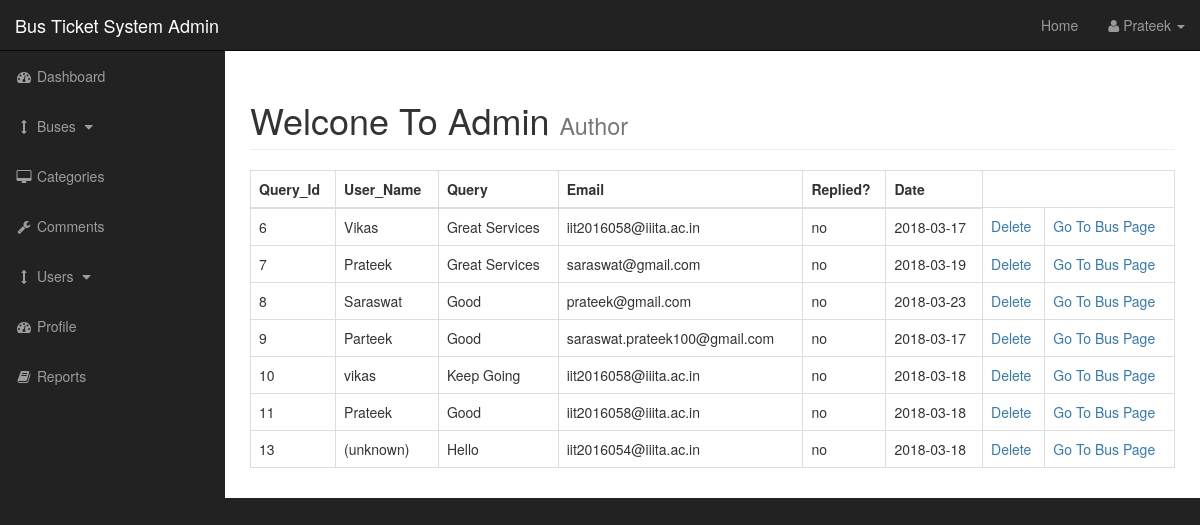
Screenshot of /admin/query.php (signed in) with the database file from the repository.
### tables this page shows
CREATE TABLE `query` (
  `query_id` int(3) NOT NULL,
  `query_bus_id` int(3) NOT NULL,
  `query_user` varchar(255) NOT NULL,
  `query_email` varchar(255) NOT NULL,
  `query_date` date NOT NULL,
  `query_content` text NOT NULL,
  `query_replied` varchar(255) NOT NULL
);

### admin/query.php (the view, shortened to what this page needs)
<?php include"includes/admin_header.php"; ?>
    <div id="wrapper">
        <?php include"includes/admin_navigation.php"; ?>
        <div id="page-wrapper">
            <div class="container-fluid">
                <div class="row">
                    <div class="col-lg-12">
                        <h1 class="page-header">
                            Welcone To Admin
                            <small>Author</small>
                        </h1>
                        <?php
                        if (isset($_GET['source'])) {
                            $source = $_GET['source'];
                        }
                        else {
                            $source = "";
                        }
                        switch ($source) {
                            default: ?>
                                <table class="table table-bordered table-hover">
                                <thead>
                                    <tr>
                                        <th>Query_Id</th>
                                        <th>User_Name</th>
                                        <th>Query</th>
                                        <th>Email</th>
                                        <th>Replied?</th>
                                        <th>Date</th>
                                    </tr>
                                </thead>
                                <tbody>
                                    <?php
                                        $query = "SELECT *  FROM  query";
                                        $select_posts = mysqli_query($connection,$query);
                                        while($row = mysqli_fetch_assoc($select_posts)) {
                                            $query_id = $row['query_id'];
                                            $query_bus_id = $row['query_bus_id'];
                                            $query_user = $row['query_user'];
                                            $query_email = $row['query_email'];
                                            $query_date = $row['query_date'];
                                            $query_content = $row['query_content'];
                                            $query_replied = $row['query_replied'];
                                     ?>
                                    <tr>
                                        <td><?php echo $query_id ?></td>
                                        <td><?php echo $query_user ?></td>
                                        <td><?php echo $query_content ?></td>
                                        <td><?php echo $query_email ?></td>
                                        <td><?php echo $query_replied ?></td>
                                        <td><?php echo $query_date ?></td>
                                        <?php echo "<td><a href='query.php?delete=$query_id'>Delete</a></td>"; ?>
                                        <?php echo "<td><a href='../bus_info.php?bus_id=$query_bus_id'>Go To Bus Page</a></td>"; ?>
                                    </tr>
                                    <?php } ?>
                                </tbody>
                                </table><?php
                                break;
                        }
                        ?>
                    </div>
                </div>
            </div>
        </div>
<?php include"includes/admin_footer.php"; ?>

### admin/css/sb-admin.css (style rules this page uses)
body { margin-top: 100px; background-color: #222; }
@media (min-width:768px) { body { margin-top: 50px; } }
#wrapper { padding-left: 0; }
#page-wrapper { width: 100%; padding: 0; background-color: #fff; }
@media (min-width:768px) { #wrapper { padding-left: 225px; } }
@media (min-width:768px) { #page-wrapper { padding: 10px; } }

### rows the page displays
query: query_id "6", query_user "Vikas", query_content "Great Services", query_email "iit2016058@iiita.ac.in", query_replied "no", query_date "2018-03-17"
query: query_id "7", query_user "Prateek", query_content "Great Services", query_email "saraswat@gmail.com", query_replied "no", query_date "2018-03-19"
query: query_id "8", query_user "Saraswat", query_content "Good", query_email "prateek@gmail.com", query_replied "no", query_date "2018-03-23"
query: query_id "9", query_user "Parteek", query_content "Good", query_email "saraswat.prateek100@gmail.com", query_replied "no", query_date "2018-03-17"
query: query_id "10", query_user "vikas", query_content "Keep Going", query_email "iit2016058@iiita.ac.in", query_replied "no", query_date "2018-03-18"
query: query_id "11", query_user "Prateek", query_content "Good", query_email "iit2016058@iiita.ac.in", query_replied "no", query_date "2018-03-18"
query: query_id "13", query_user "(unknown)", query_content "Hello", query_email "iit2016054@iiita.ac.in", query_replied "no", query_date "2018-03-18"

### other values shown
$_SESSION['s_username'] "Prateek"
